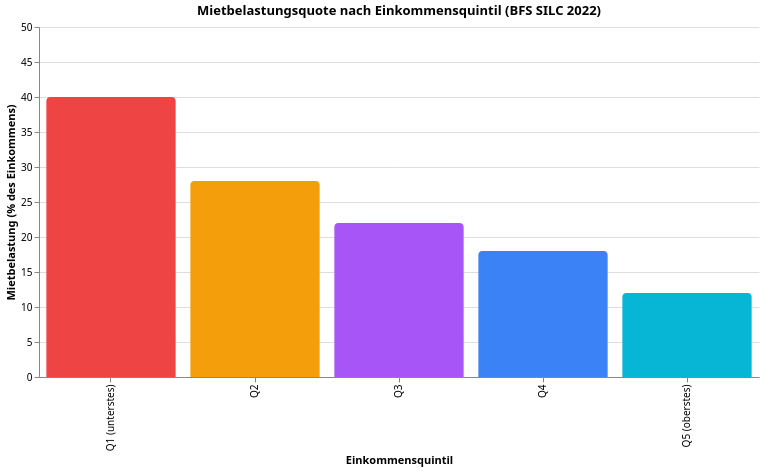

This figure's Vega-Lite source:
### Vega-Lite specification from a JSON file in a GitHub repository (floating-point values rounded to 4 significant figures)
{"$schema": "https://vega.github.io/schema/vega-lite/v5.json", "config": {"font": "Switzer, system-ui, sans-serif", "view": {"stroke": "transparent"}}, "data": {"values": [{"Belastung %": 40, "Quintil": "Q1 (unterstes)"}, {"Belastung %": 28, "Quintil": "Q2"}, {"Belastung %": 22, "Quintil": "Q3"}, {"Belastung %": 18, "Quintil": "Q4"}, {"Belastung %": 12, "Quintil": "Q5 (oberstes)"}]}, "encoding": {"color": {"field": "Quintil", "legend": null, "scale": {"range": ["#ef4444", "#f59e0b", "#a855f7", "#3b82f6", "#06b6d4"]}, "type": "ordinal"}, "x": {"field": "Quintil", "title": "Einkommensquintil", "type": "ordinal"}, "y": {"field": "Belastung %", "scale": {"domain": [0, 50]}, "title": "Mietbelastung (% des Einkommens)", "type": "quantitative"}}, "height": 350, "mark": {"cornerRadiusEnd": 4, "type": "bar"}, "title": "Mietbelastungsquote nach Einkommensquintil (BFS SILC 2022)", "width": 720}
